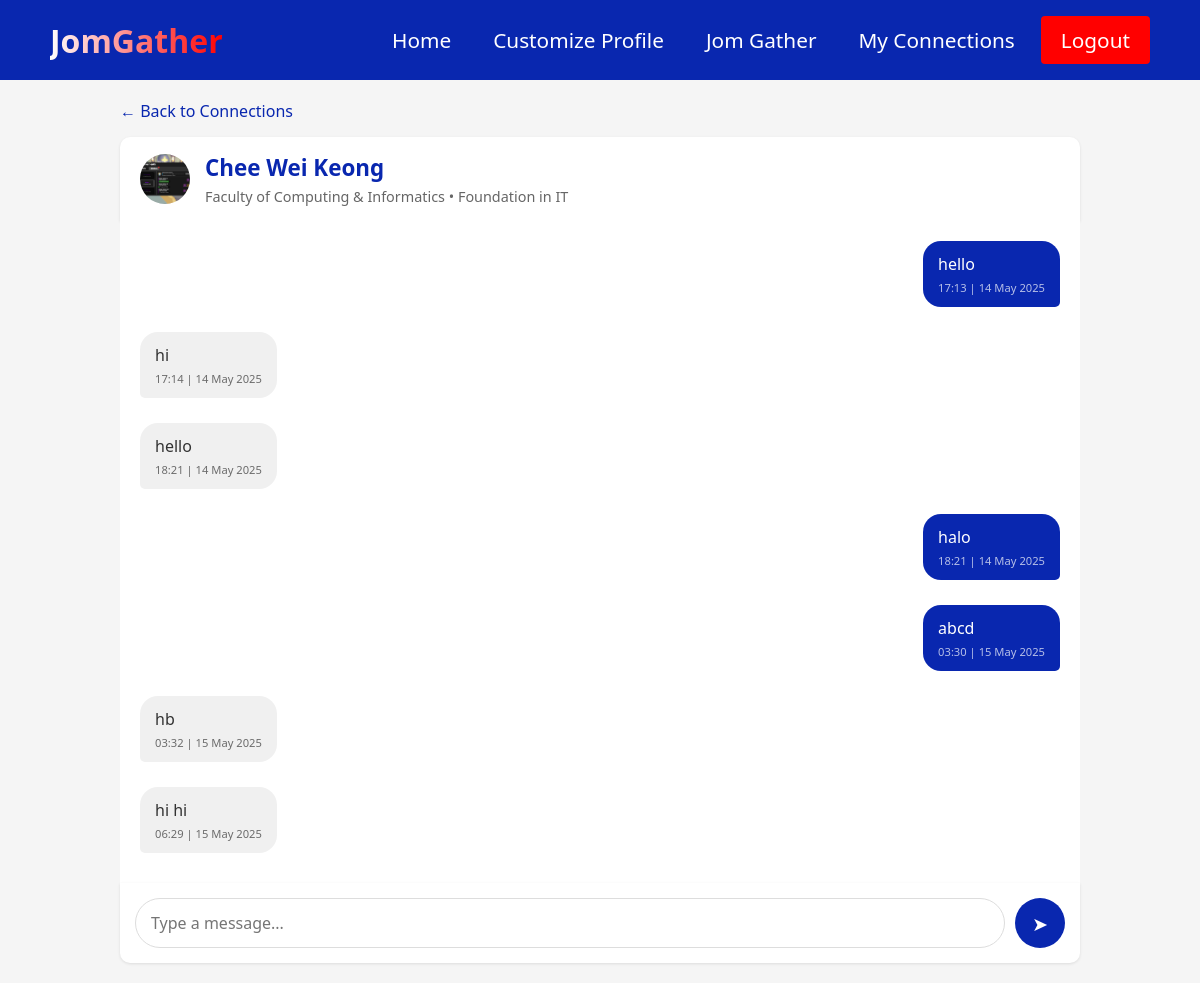
/chat/1 (signed in), run on an earlier commit of the app's database.
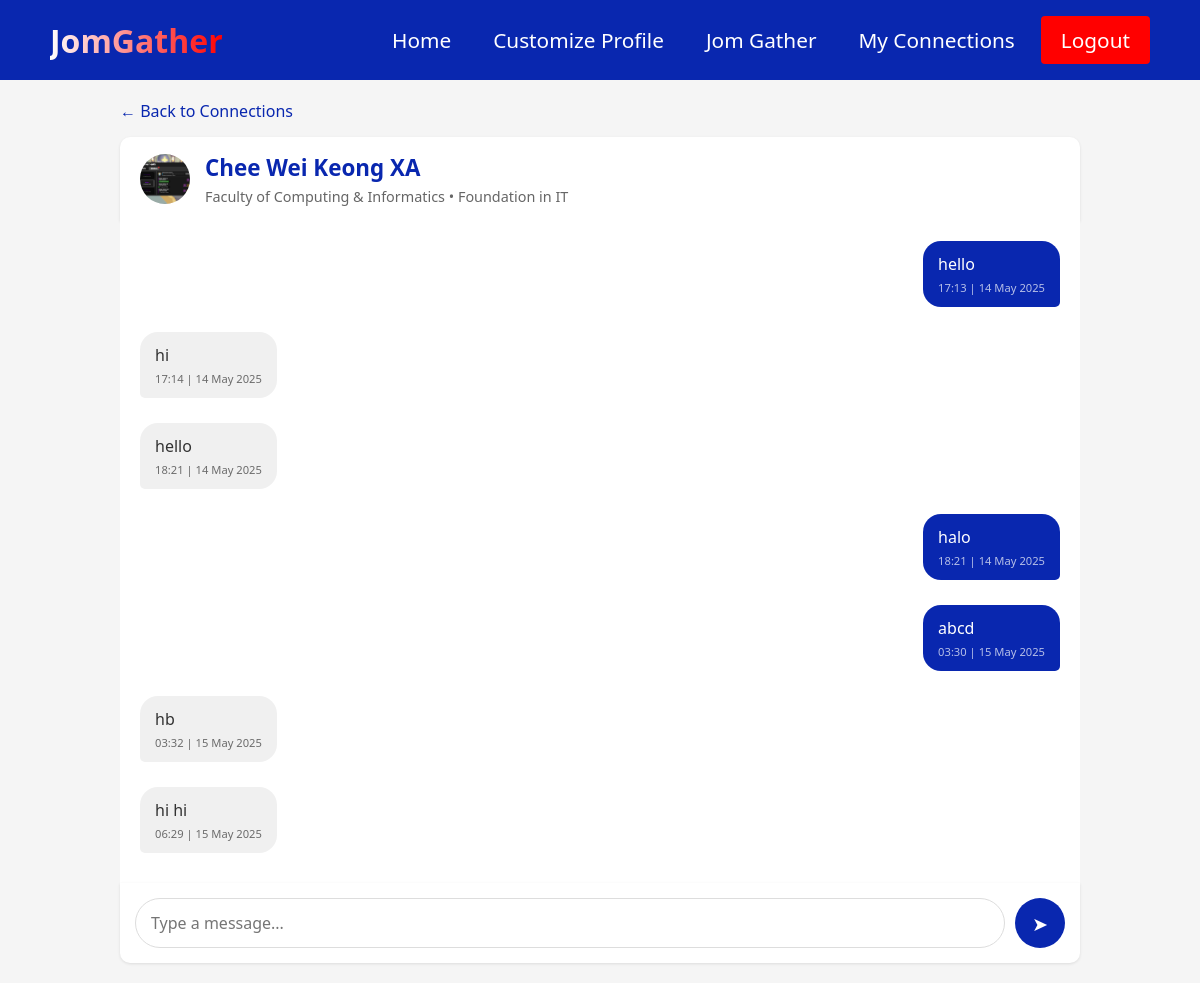
And on a later commit of the database.
### models.py (models this page shows, shortened)
class User(UserMixin, db.Model):
    id = db.Column(db.Integer, primary_key=True)
    student_id = db.Column(db.String(15), unique=True, nullable=False)
    username = db.Column(db.String(64), unique=True, nullable=False)
    email = db.Column(db.String(120), unique=True, nullable=False)
    password_hash = db.Column(db.String(128))
    created_at = db.Column(db.DateTime, default=datetime.utcnow)
    is_active = db.Column(db.Boolean, default=True)
    last_login = db.Column(db.DateTime)

### app.py (the view)
@app.route('/chat/<int:user_id>')
@login_required
def chat(user_id):
    other_user = User.query.get_or_404(user_id)
    connection = Connection.query.filter(
        ((Connection.user_id == current_user.id) & (Connection.connected_user_id == user_id)) |
        ((Connection.user_id == user_id) & (Connection.connected_user_id == current_user.id))
    ).first()
    if not connection or connection.status != 'accepted':
        flash('You must be connected with this user to chat', 'error')
        return redirect(url_for('view_connections'))
    messages = Message.query.filter_by(connection_id=connection.id).order_by(Message.created_at).all()
    unread_messages = Message.query.filter_by(
        connection_id=connection.id,
        sender_id=other_user.id,
        is_read=False
    ).all()
    for msg in unread_messages:
        msg.is_read = True
    db.session.commit()
    return render_template('chat.html', other_user=other_user, connection=connection, messages=messages)

### app.py (called while the page is built)
@login_manager.user_loader
def load_user(user_id):
    return User.query.get(int(user_id))

### templates/chat.html (shortened to what this page needs)
<!DOCTYPE html>
<html lang="en">
<head>
  <link rel="stylesheet" href="{{ url_for('static', filename='css/common.css') }}">
</head>
<body>
  <nav class="navbar">
    <div class="navbar__container">
      <a href="{{ url_for('index') }}" id="navbar__logo">JomGather</a>
      <ul class="navbar__menu">
        <li class="navbar__item">
          <a href="{{ url_for('index') }}" class="navbar__links">Home</a>
        </li>
        <li class="navbar__item">
          <a href="{{ url_for('customise') }}" class="navbar__links">Customize Profile</a>
        </li>
        <li class="navbar__item">
          <a href="{{ url_for('jomgather') }}" class="navbar__links">Jom Gather</a>
        </li>
        {% if current_user.is_authenticated %}
        <li class="navbar__item">
          <a href="{{ url_for('view_connections') }}" class="navbar__links">My Connections</a>
        </li>
        <li class="navbar__btn">
          <a href="{{ url_for('logout') }}" class="button">Logout</a>
        </li>
        {% else %}
        <li class="navbar__btn">
          <a href="{{ url_for('register') }}" class="button">Sign Up/Log In</a>
        </li>
        {% endif %}
      </ul>
    </div>
  </nav>
  <div class="chat-container">
    <a href="{{ url_for('view_connections') }}" class="back-to-connections">← Back to Connections</a>
    <div class="chat-header">
      <div class="chat-user-avatar">
        {% if other_user.customisation and other_user.customisation.profile_picture %}
          <img src="{{ url_for('static', filename='uploads/' + other_user.customisation.profile_picture) }}" alt="{{ other_user.username }}">
        {% else %}
          <div style="font-size: 1.5rem;">👤</div>
        {% endif %}
      </div>
      <div class="chat-user-info">
        <h2>{{ other_user.username }}</h2>
        {% if other_user.customisation %}
          <p>
            {% if other_user.customisation.faculty %}
              {{ other_user.customisation.faculty }}
            {% endif %}
            {% if other_user.customisation.course %}
              • {{ other_user.customisation.course }}
            {% endif %}
          </p>
        {% endif %}
      </div>
    </div>
    <div class="chat-history" id="chat-history">
      {% if messages %}
        {% for message in messages %}
          <div class="message-row {% if message.sender_id == current_user.id %}sent{% else %}received{% endif %}">
            <div class="message {% if message.sender_id == current_user.id %}sent{% else %}received{% endif %}">
              {{ message.content }}
              <div class="message-time">
                {{ message.created_at.strftime('%H:%M | %d %b %Y') }}
              </div>
            </div>
          </div>
        {% endfor %}
      {% else %}
        <div class="no-messages">
          <p>No messages yet. Start the conversation!</p>
        </div>
      {% endif %}
    </div>
    <form class="chat-form" action="{{ url_for('send_message', connection_id=connection.id) }}" method="POST">
      <input type="text" name="message" class="chat-input" placeholder="Type a message..." autofocus required>
      <button type="submit" class="send-btn">
        <span class="send-icon">➤</span>
      </button>
    </form>
  </div>
</body>
</html>

What changed in the data, as far as the page shows it:
changed User: username "Chee Wei Keong" → "Chee Wei Keong XA"
